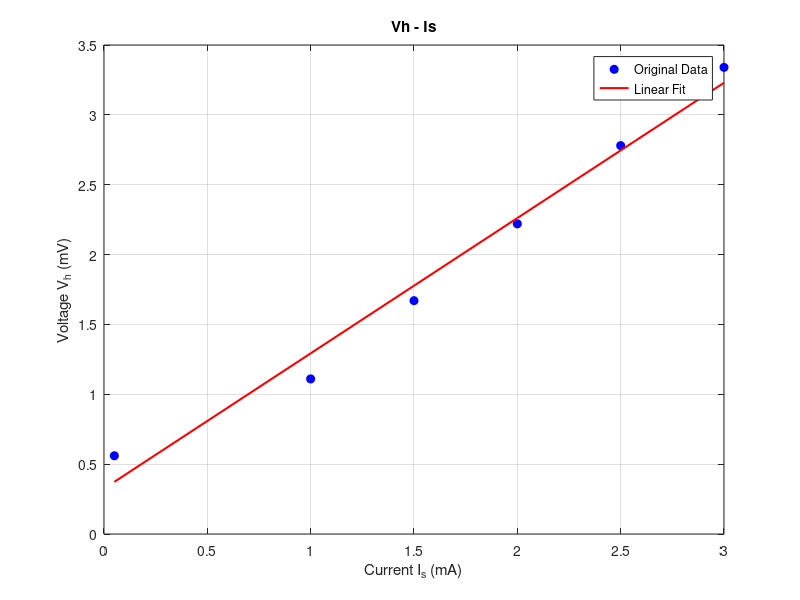

MATLAB code to generate this figure:
% 假设 V_h_data 和 I_s_data 分别是电压和电流数据
V_h_data = [0.56,1.11,1.67,2.22,2.78,3.34];  % 电压数据 (V)
I_s_data = [0.05,1.00,1.50,2.00,2.50,3.00];  % 电流数据 (A)

% 线性拟合：拟合电压与电流的关系 V_h = a * I_s + b
p = polyfit(I_s_data, V_h_data, 1);  % 1表示线性拟合，p是拟合的系数 [a, b]

% 计算拟合曲线的电压值
V_h_fit = polyval(p, I_s_data);  % 使用拟合的系数计算拟合曲线的值

% 绘制原始数据和拟合直线
figure;
plot(I_s_data, V_h_data, 'bo', 'MarkerFaceColor', 'b');  % 绘制原始数据点
hold on;
plot(I_s_data, V_h_fit, 'r-', 'LineWidth', 1.5);  % 绘制拟合直线
xlabel('Current I_s (mA)');
ylabel('Voltage V_h (mV)');
title('Vh - Is');
legend('Original Data', 'Linear Fit', 'Location', 'best');
grid on;
hold off;

% 输出拟合方程的系数
fprintf('Linear fit equation: V_h = %.2f * I_s + %.2f\n', p(1), p(2));